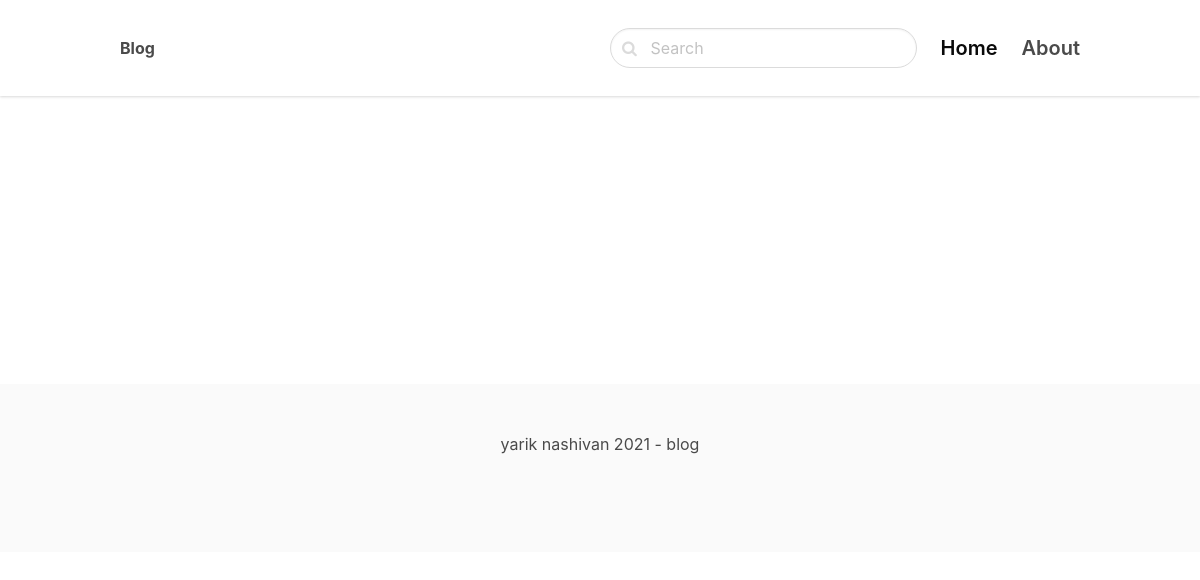
/, run on an earlier commit of the app's database.
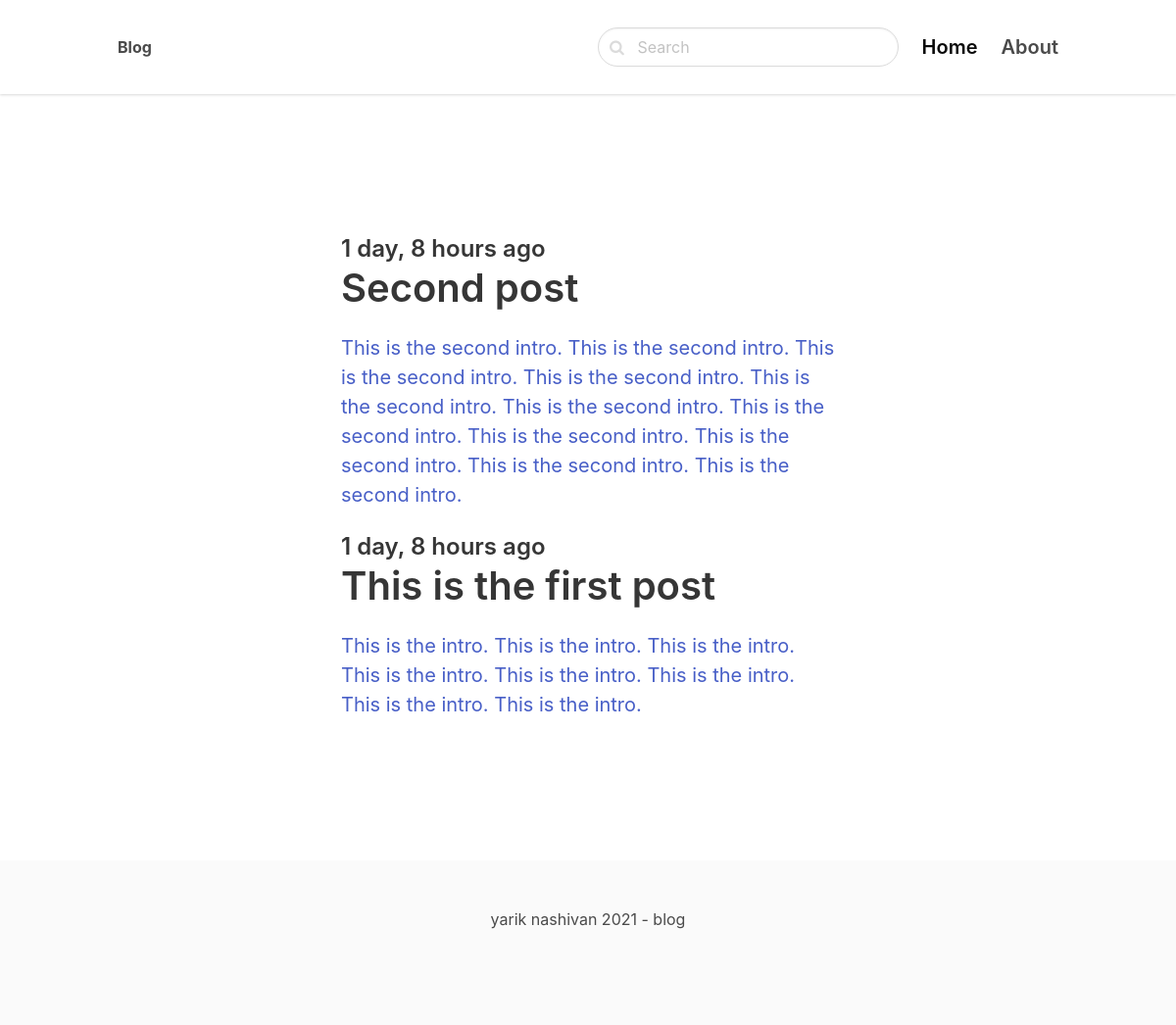
And on a later commit of the database.
### blog/models.py (models this page shows, shortened)
class Post(models.Model):
    ACTIVE = 'active'
    DRAFT = 'draft'
    CHOICES_STATUS = (
        (ACTIVE, 'Active'),
        (DRAFT, 'Draft'),
    )
    category = models.ForeignKey(Category, related_name='posts', on_delete=models.CASCADE)
    title = models.CharField(max_length=255)
    slug = models.SlugField()
    intro = models.TextField()
    body = models.TextField()
    created_at = models.DateTimeField(auto_now_add=True)
    status = models.CharField(max_length=10, choices=CHOICES_STATUS, default=ACTIVE)
    image = models.ImageField(upload_to='uploads/', blank=True, null=True)
    class Meta:
        ordering = ('-created_at', )

### core/views.py (the view)
# urls.py: path('', frontpage, name='frontpage'),
def frontpage(request):
    posts = Post.objects.filter(status=Post.ACTIVE)
    return render(request, 'core/frontpage.html', {'posts': posts})

### core/templates/core/frontpage.html (shortened to what this page needs)
{% extends 'core/base.html' %}
{% block content %}
    <section class="hero">
        <div class="hero-body">
            <div class="container">
                <section class="section">
                    <div class="columns">
                        <div class="column is-8 is-offset-2">
                            {% for post in posts %}
                                <div class="content is-medium">
                                    <a href="{% url 'post_detail' post.category.slug post.slug %}">
                                        <h2 class="subtitle is-4">{{ post.created_at|timesince }} ago</h2>
                                        <h1 class="title">{{ post.title }}</h1>
                                        <p>{{ post.intro }}</p>
                                    </a>
                                  </div>
                            {% endfor %}
                        </div>
                    </div>
                </section>
            </div>
        </div>
    </section>
{% endblock %}

What changed in the data, as far as the page shows it:
added Post: created_at "1 day, 8 hours", title "Second post", intro "This is the second intro. This is the second intro. This is the second intro. This is the second intro. This is the second intro. This is the second intro. This is the second intro. This is the second intro. This is the second intro. This is the second intro. This is the second intro."
added Post: created_at "1 day, 8 hours", title "This is the first post", intro "This is the intro. This is the intro. This is the intro. This is the intro. This is the intro. This is the intro. This is the intro. This is the intro."
